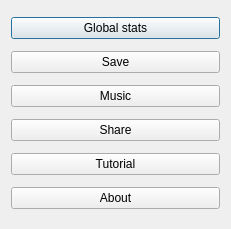
<?xml version="1.0" encoding="UTF-8"?>
<ui version="4.0">
 <class>SettingsMenu</class>
 <widget class="QDialog" name="SettingsMenu">
  <property name="geometry">
   <rect>
    <x>0</x>
    <y>0</y>
    <width>231</width>
    <height>229</height>
   </rect>
  </property>
  <property name="windowTitle">
   <string>Dialog</string>
  </property>
  <layout class="QGridLayout" name="gridLayout">
   <item row="0" column="0">
    <widget class="QPushButton" name="stats_btn">
     <property name="text">
      <string>Global stats</string>
     </property>
    </widget>
   </item>
   <item row="1" column="0">
    <widget class="QPushButton" name="save_btn">
     <property name="text">
      <string>Save</string>
     </property>
    </widget>
   </item>
   <item row="2" column="0">
    <widget class="QPushButton" name="music_btn">
     <property name="text">
      <string>Music</string>
     </property>
    </widget>
   </item>
   <item row="3" column="0">
    <widget class="QPushButton" name="share_btn">
     <property name="text">
      <string>Share</string>
     </property>
    </widget>
   </item>
   <item row="4" column="0">
    <widget class="QPushButton" name="tutorial_brn">
     <property name="text">
      <string>Tutorial</string>
     </property>
    </widget>
   </item>
   <item row="5" column="0">
    <widget class="QPushButton" name="about_btn">
     <property name="text">
      <string>About</string>
     </property>
    </widget>
   </item>
  </layout>
 </widget>
 <resources/>
 <connections/>
</ui>
